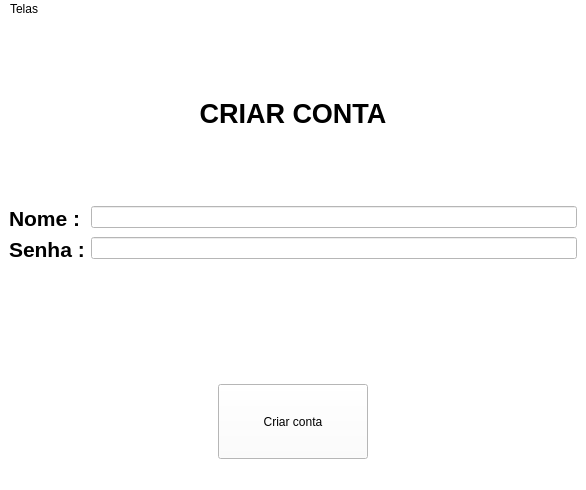
<?xml version="1.0" encoding="UTF-8"?>
<ui version="4.0">
 <class>MainWindow</class>
 <widget class="QMainWindow" name="MainWindow">
  <property name="geometry">
   <rect>
    <x>0</x>
    <y>0</y>
    <width>586</width>
    <height>490</height>
   </rect>
  </property>
  <property name="windowTitle">
   <string>MainWindow</string>
  </property>
  <property name="styleSheet">
   <string notr="true">background-color: rgb(255, 255, 255);</string>
  </property>
  <widget class="QWidget" name="centralwidget">
   <layout class="QVBoxLayout" name="verticalLayout">
    <item>
     <widget class="QLabel" name="label">
      <property name="styleSheet">
       <string notr="true">background-color: rgb(255, 255, 255);</string>
      </property>
      <property name="text">
       <string>&lt;html&gt;&lt;head/&gt;&lt;body&gt;&lt;p align=&quot;center&quot;&gt;&lt;span style=&quot; font-size:20pt; font-weight:600;&quot;&gt;CRIAR CONTA&lt;/span&gt;&lt;/p&gt;&lt;/body&gt;&lt;/html&gt;</string>
      </property>
     </widget>
    </item>
    <item>
     <layout class="QFormLayout" name="formLayout">
      <item row="0" column="0">
       <widget class="QLabel" name="label_2">
        <property name="text">
         <string>&lt;html&gt;&lt;head/&gt;&lt;body&gt;&lt;p&gt;&lt;span style=&quot; font-size:16pt; font-weight:600;&quot;&gt;Nome      :&lt;/span&gt;&lt;/p&gt;&lt;/body&gt;&lt;/html&gt;</string>
        </property>
       </widget>
      </item>
      <item row="1" column="0">
       <widget class="QLabel" name="label_3">
        <property name="text">
         <string>&lt;html&gt;&lt;head/&gt;&lt;body&gt;&lt;p&gt;&lt;span style=&quot; font-size:16pt; font-weight:600;&quot;&gt;Senha :&lt;/span&gt;&lt;/p&gt;&lt;/body&gt;&lt;/html&gt;</string>
        </property>
       </widget>
      </item>
      <item row="0" column="1">
       <widget class="QLineEdit" name="nameInput">
        <property name="maxLength">
         <number>50</number>
        </property>
        <property name="clearButtonEnabled">
         <bool>true</bool>
        </property>
       </widget>
      </item>
      <item row="1" column="1">
       <widget class="QLineEdit" name="passInput">
        <property name="maxLength">
         <number>20</number>
        </property>
        <property name="frame">
         <bool>true</bool>
        </property>
        <property name="echoMode">
         <enum>QLineEdit::Password</enum>
        </property>
        <property name="clearButtonEnabled">
         <bool>true</bool>
        </property>
       </widget>
      </item>
     </layout>
    </item>
    <item>
     <layout class="QHBoxLayout" name="horizontalLayout">
      <item>
       <widget class="QPushButton" name="createAccountButton">
        <property name="minimumSize">
         <size>
          <width>100</width>
          <height>75</height>
         </size>
        </property>
        <property name="maximumSize">
         <size>
          <width>150</width>
          <height>75</height>
         </size>
        </property>
        <property name="text">
         <string>Criar conta</string>
        </property>
       </widget>
      </item>
     </layout>
    </item>
   </layout>
  </widget>
  <widget class="QStatusBar" name="statusbar"/>
  <widget class="QMenuBar" name="menubar">
   <property name="geometry">
    <rect>
     <x>0</x>
     <y>0</y>
     <width>586</width>
     <height>20</height>
    </rect>
   </property>
   <widget class="QMenu" name="menuTelas">
    <property name="title">
     <string>Telas</string>
    </property>
    <addaction name="actionLogin"/>
   </widget>
   <addaction name="menuTelas"/>
  </widget>
  <action name="actionLogin">
   <property name="text">
    <string>Login</string>
   </property>
  </action>
  <action name="actionCriar_Conta">
   <property name="text">
    <string>Criar Conta</string>
   </property>
  </action>
  <action name="actionListAccounts">
   <property name="text">
    <string>Listar Contas</string>
   </property>
  </action>
 </widget>
 <resources/>
 <connections/>
</ui>
